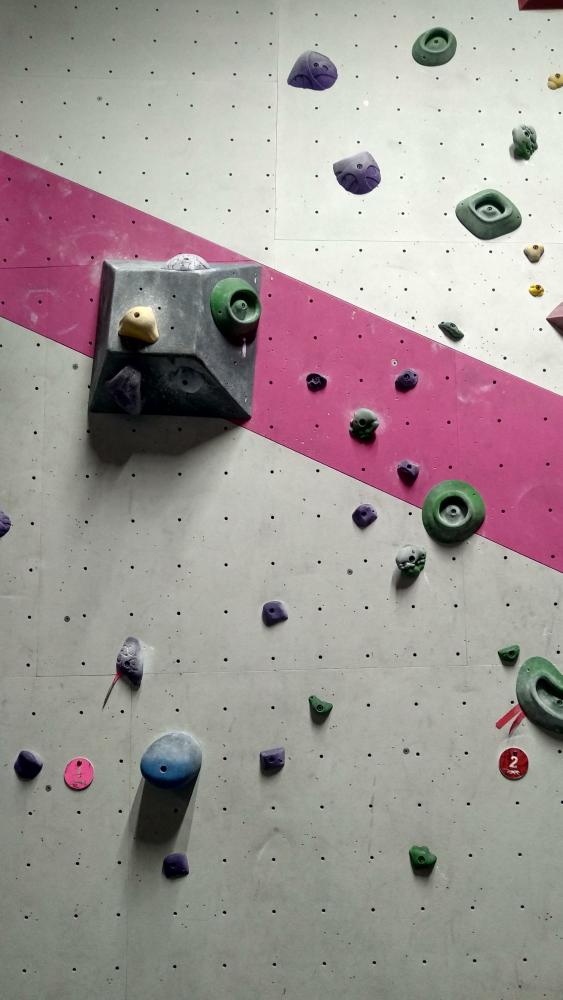
#> input picture slidingWindow/TestImages/test3.jpg, 2249 x 4000 px (shown at 1/4 size)
$ python testing_HOG_SVM.py   (older library calls are emulated)
#> lines starting #> are read from the running program, lines starting #| are printed output that depends on the picture
from skimage.feature import hog
from skimage.transform import pyramid_gaussian
from sklearn.externals import joblib
from skimage import color
from imutils.object_detection import non_max_suppression
import imutils
import numpy as np
import cv2
import os
import glob
from PIL import Image

#Define HOG Parameters
# change them if necessary to orientations = 8, pixels per cell = (16,16), cells per block to (1,1) for weaker HOG

orientations = 8
pixels_per_cell = (16, 16)
cells_per_block = (1, 1)
threshold = .3

'''

orientations = 9
pixels_per_cell = (8, 8)
cells_per_block = (2, 2)
threshold = .3
'''

# define the sliding window:
def sliding_window(image, stepSize, windowSize):# image is the input, step size is the no.of pixels needed to skip and windowSize is the size of the actual window
    # slide a window across the image
    for y in range(0, image.shape[0], stepSize):# this line and the line below actually defines the sliding part and loops over the x and y coordinates
        for x in range(0, image.shape[1], stepSize):
            # yield the current window
            yield (x, y, image[y: y + windowSize[1], x:x + windowSize[0]])

# Test the trained classifier on an image below!
scale = 0
detections = []
SIZES = [32, 64, 128]
# read the image you want to detect the object in:
'''WINDOWS'''
#img= cv2.imread("C:/Users/ericw/OneDrive/Desktop/GitHub/NotHackED2020/slidingWindow/TestImages/test1.jpg")
img= cv2.imread("TestImages/test3.jpg")
#> img is the input picture: shape (4000, 2249, 3); mean B, G, R 148.8, 150.6, 160.3

# Try it with image resized if the image is too big
img= cv2.resize(img,(450,800)) # can change the size to default by commenting this code out our put in a random number
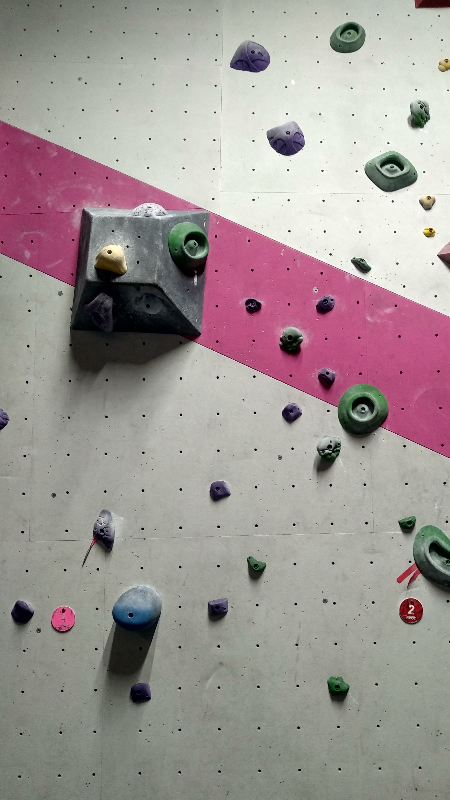
#> img: shape (800, 450, 3); mean B, G, R 148.9, 150.6, 160.3

for i in  range(3):
    # Upload the saved svm model:
#> (the run stopped early here; a loop or call above may not have finished)

$ run again, with slidingWindow/TestImages/test1.jpg copied over slidingWindow/TestImages/test3.jpg
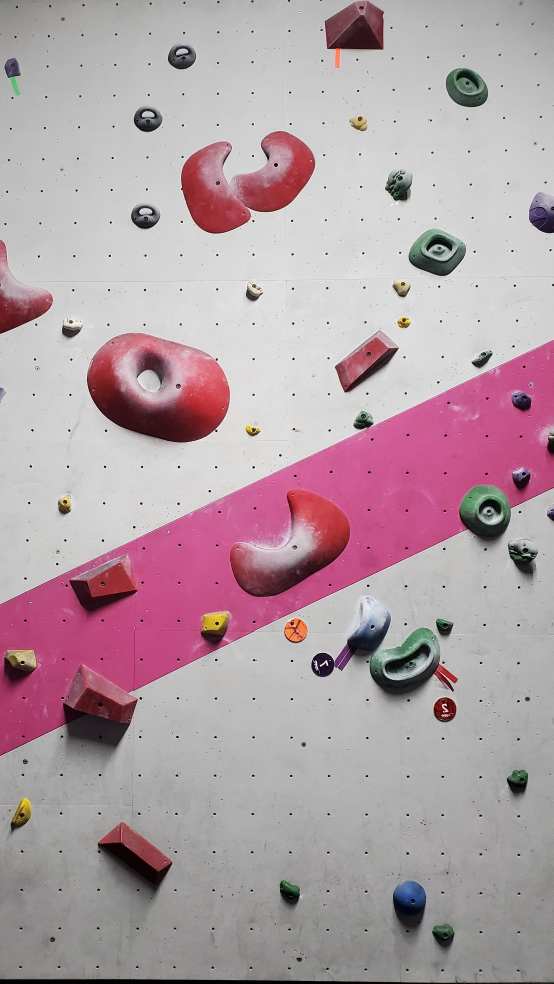
#> input picture slidingWindow/TestImages/test1.jpg, 2213 x 3933 px (shown at 1/4 size)
#> img is the input picture: shape (3933, 2213, 3); mean B, G, R 165.8, 159.2, 178.7
#> `img= cv2.resize(img,(450,800))`:
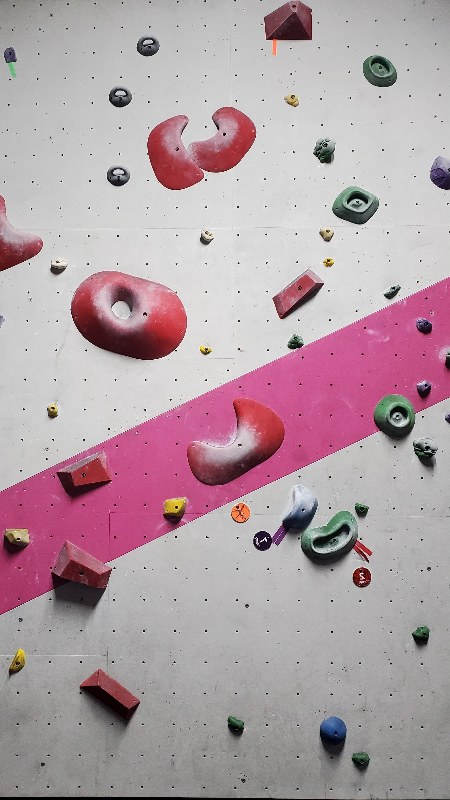
#> img: shape (800, 450, 3); mean B, G, R 165.7, 159.1, 178.6

$ run again, with slidingWindow/TestImages/test2.jpg copied over slidingWindow/TestImages/test3.jpg
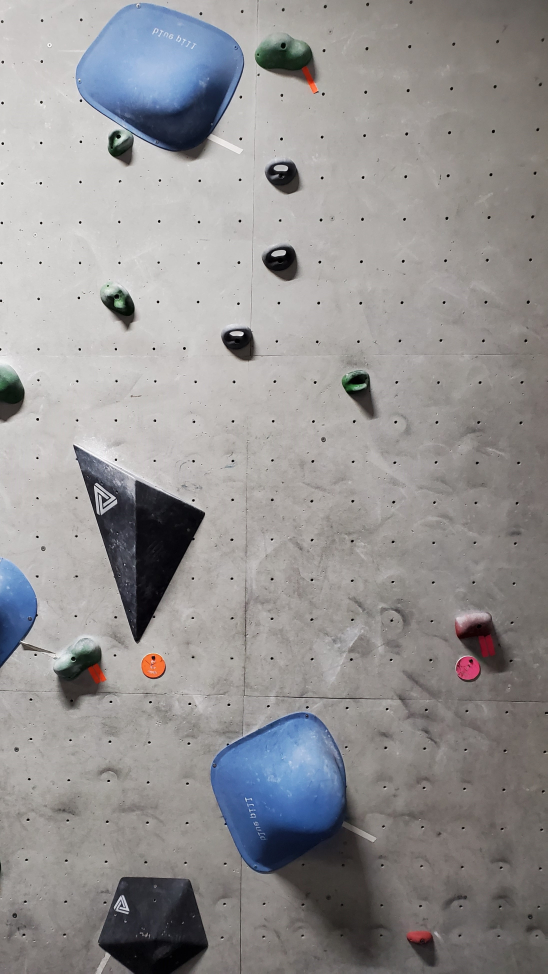
#> input picture slidingWindow/TestImages/test2.jpg, 2191 x 3894 px (shown at 1/4 size)
#> img is the input picture: shape (3894, 2191, 3); mean B, G, R 146, 145.7, 147.6
#> `img= cv2.resize(img,(450,800))`:
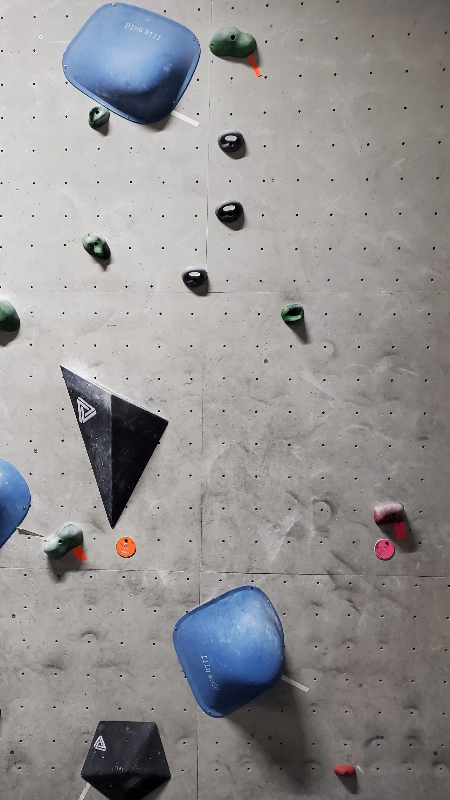
#> img: shape (800, 450, 3); mean B, G, R 145.9, 145.6, 147.5

$ run again, with slidingWindow/TestImages/test4.jpg copied over slidingWindow/TestImages/test3.jpg
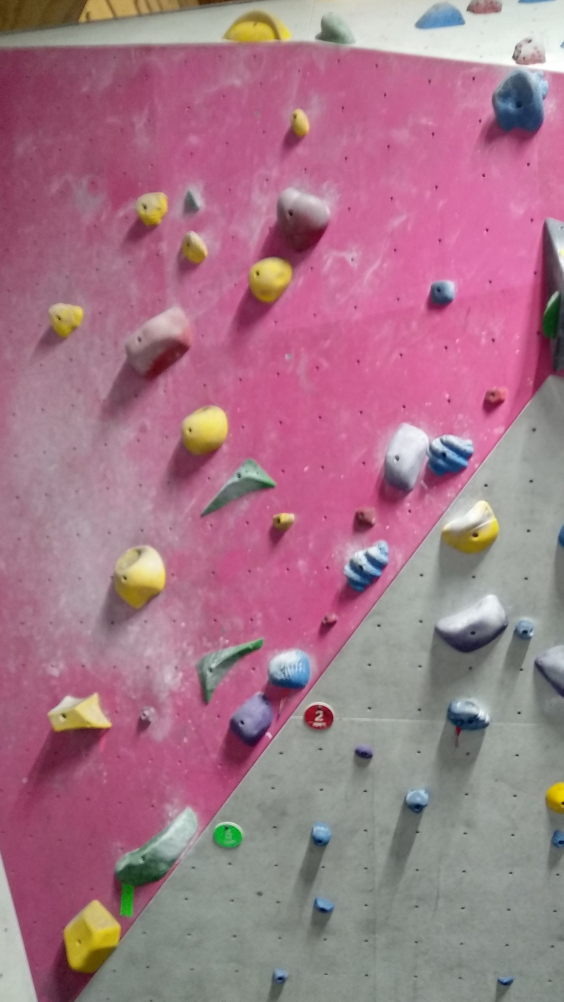
#> input picture slidingWindow/TestImages/test4.jpg, 1690 x 3005 px (shown at 1/3 size)
#> img is the input picture: shape (3005, 1690, 3); mean B, G, R 135.9, 119.7, 164.4
#> `img= cv2.resize(img,(450,800))`:
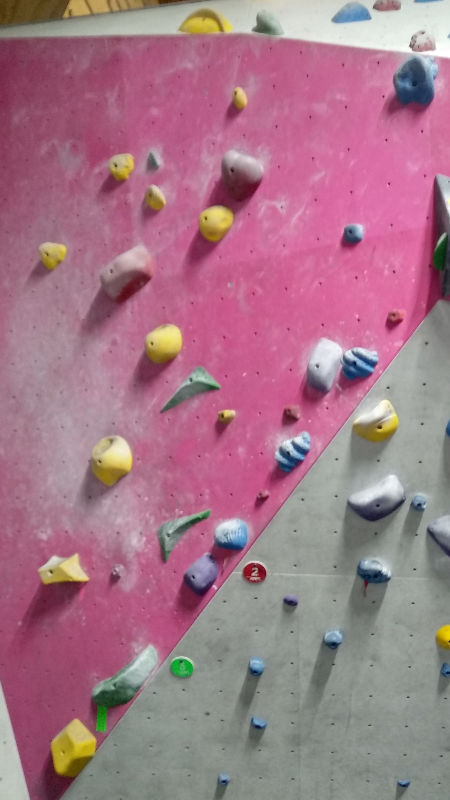
#> img: shape (800, 450, 3); mean B, G, R 135.8, 119.6, 164.3
